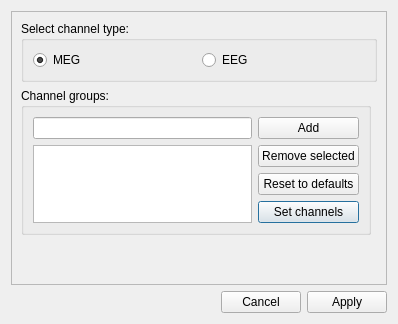
<?xml version="1.0" encoding="UTF-8"?>
<ui version="4.0">
 <class>channelGroupsDialog</class>
 <widget class="QDialog" name="channelGroupsDialog">
  <property name="geometry">
   <rect>
    <x>0</x>
    <y>0</y>
    <width>398</width>
    <height>324</height>
   </rect>
  </property>
  <property name="windowTitle">
   <string>Meggie - Channel groups</string>
  </property>
  <layout class="QGridLayout" name="gridLayout">
   <item row="0" column="0">
    <widget class="QScrollArea" name="scrollArea">
     <property name="minimumSize">
      <size>
       <width>0</width>
       <height>0</height>
      </size>
     </property>
     <property name="verticalScrollBarPolicy">
      <enum>Qt::ScrollBarAsNeeded</enum>
     </property>
     <property name="horizontalScrollBarPolicy">
      <enum>Qt::ScrollBarAsNeeded</enum>
     </property>
     <property name="sizeAdjustPolicy">
      <enum>QAbstractScrollArea::AdjustToContents</enum>
     </property>
     <property name="widgetResizable">
      <bool>true</bool>
     </property>
     <widget class="QWidget" name="scrollAreaWidgetContents">
      <property name="geometry">
       <rect>
        <x>0</x>
        <y>0</y>
        <width>378</width>
        <height>273</height>
       </rect>
      </property>
      <property name="minimumSize">
       <size>
        <width>0</width>
        <height>0</height>
       </size>
      </property>
      <layout class="QGridLayout" name="gridLayout_2">
       <item row="1" column="0">
        <widget class="QGroupBox" name="groupBoxChannelGroups">
         <property name="title">
          <string>Channel groups:</string>
         </property>
         <layout class="QGridLayout" name="gridLayout_3">
          <item row="4" column="1">
           <widget class="QPushButton" name="pushButtonSetChannels">
            <property name="text">
             <string>Set channels</string>
            </property>
           </widget>
          </item>
          <item row="0" column="1">
           <widget class="QPushButton" name="pushButtonAdd">
            <property name="text">
             <string>Add</string>
            </property>
           </widget>
          </item>
          <item row="2" column="0" rowspan="3">
           <widget class="QListWidget" name="listWidgetChannelGroups"/>
          </item>
          <item row="2" column="1">
           <widget class="QPushButton" name="pushButtonRemove">
            <property name="text">
             <string>Remove selected</string>
            </property>
           </widget>
          </item>
          <item row="0" column="0">
           <widget class="QLineEdit" name="lineEditAdd"/>
          </item>
          <item row="3" column="1">
           <widget class="QPushButton" name="pushButtonReset">
            <property name="text">
             <string>Reset to defaults</string>
            </property>
           </widget>
          </item>
         </layout>
        </widget>
       </item>
       <item row="0" column="0" colspan="2">
        <widget class="QGroupBox" name="groupBoxChannelType">
         <property name="title">
          <string>Select channel type:</string>
         </property>
         <layout class="QGridLayout" name="gridLayout_5">
          <item row="0" column="0">
           <layout class="QHBoxLayout" name="horizontalLayout_2">
            <item>
             <widget class="QRadioButton" name="radioButtonMEG">
              <property name="text">
               <string>MEG</string>
              </property>
              <property name="checked">
               <bool>true</bool>
              </property>
             </widget>
            </item>
            <item>
             <widget class="QRadioButton" name="radioButtonEEG">
              <property name="text">
               <string>EEG</string>
              </property>
             </widget>
            </item>
           </layout>
          </item>
         </layout>
        </widget>
       </item>
       <item row="2" column="0">
        <spacer name="verticalSpacer">
         <property name="orientation">
          <enum>Qt::Vertical</enum>
         </property>
         <property name="sizeHint" stdset="0">
          <size>
           <width>20</width>
           <height>40</height>
          </size>
         </property>
        </spacer>
       </item>
      </layout>
     </widget>
    </widget>
   </item>
   <item row="1" column="0">
    <layout class="QHBoxLayout" name="horizontalLayout">
     <item>
      <spacer name="horizontalSpacer">
       <property name="orientation">
        <enum>Qt::Horizontal</enum>
       </property>
       <property name="sizeHint" stdset="0">
        <size>
         <width>40</width>
         <height>20</height>
        </size>
       </property>
      </spacer>
     </item>
     <item>
      <widget class="QPushButton" name="pushButtonCancel">
       <property name="text">
        <string>Cancel</string>
       </property>
      </widget>
     </item>
     <item>
      <widget class="QPushButton" name="pushButtonApply">
       <property name="text">
        <string>Apply</string>
       </property>
      </widget>
     </item>
    </layout>
   </item>
  </layout>
 </widget>
 <tabstops>
  <tabstop>pushButtonCancel</tabstop>
  <tabstop>pushButtonApply</tabstop>
  <tabstop>scrollArea</tabstop>
  <tabstop>radioButtonMEG</tabstop>
  <tabstop>radioButtonEEG</tabstop>
  <tabstop>lineEditAdd</tabstop>
  <tabstop>pushButtonAdd</tabstop>
  <tabstop>listWidgetChannelGroups</tabstop>
  <tabstop>pushButtonRemove</tabstop>
  <tabstop>pushButtonReset</tabstop>
  <tabstop>pushButtonSetChannels</tabstop>
 </tabstops>
 <resources/>
 <connections>
  <connection>
   <sender>pushButtonCancel</sender>
   <signal>clicked()</signal>
   <receiver>channelGroupsDialog</receiver>
   <slot>reject()</slot>
   <hints>
    <hint type="sourcelabel">
     <x>116</x>
     <y>197</y>
    </hint>
    <hint type="destinationlabel">
     <x>18</x>
     <y>131</y>
    </hint>
   </hints>
  </connection>
  <connection>
   <sender>pushButtonApply</sender>
   <signal>clicked()</signal>
   <receiver>channelGroupsDialog</receiver>
   <slot>accept()</slot>
   <hints>
    <hint type="sourcelabel">
     <x>319</x>
     <y>197</y>
    </hint>
    <hint type="destinationlabel">
     <x>47</x>
     <y>149</y>
    </hint>
   </hints>
  </connection>
 </connections>
 <slots>
  <slot>acceptBatch()</slot>
 </slots>
</ui>
